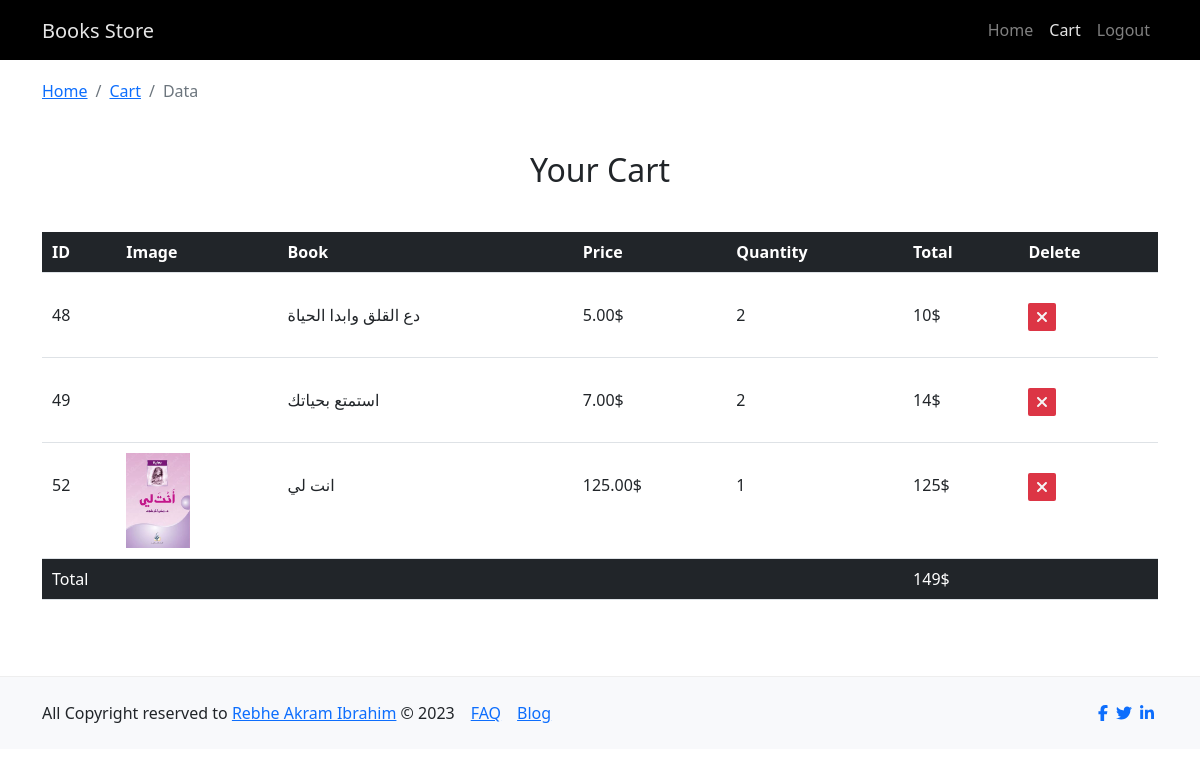
/add-to-cart.php (signed in), run on an earlier commit of the app's database.
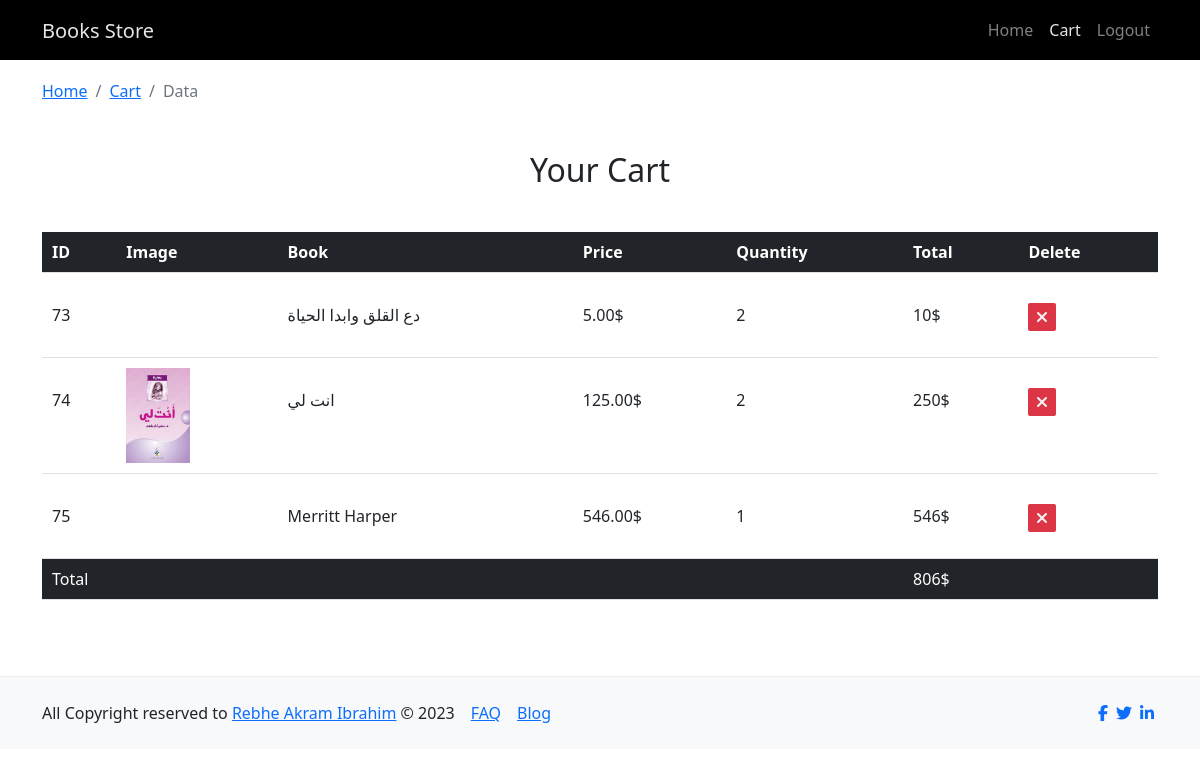
And on a later commit of the database.
### tables this page shows
CREATE TABLE `cart` (
  `id` int(11) NOT NULL,
  `book_name` varchar(200) NOT NULL,
  `book_image` varchar(200) NOT NULL,
  `book_price` varchar(200) NOT NULL,
  `user_id` int(11) NOT NULL,
  `quantity` varchar(200) NOT NULL
);

### add-to-cart.php (the view, shortened to what this page needs)
<?php include 'header.php'; ?>
<?php if (isset($_SESSION['user_id'])) { ?>
<!DOCTYPE html>
<html lang="en">
<head>
  <link rel="stylesheet" href="css/bootstrap.min.css" />
  <link rel="stylesheet" href="css/all.min.css" />
  <link rel="stylesheet" href="css/style.css" />
</head>
<body>
  <div class="header">
    <nav class="navbar navbar-expand-lg bg-black">
      <div class="container">
        <a class="navbar-brand" href="index.php">Books Store</a>
        <div class="collapse navbar-collapse justify-content-end" id="navbarNavDropdown">
          <ul class="navbar-nav right d-flex align-items-center">
            <li class="nav-item">
              <a class="nav-link" aria-current="page" href="index.php">Home</a>
            </li>
            <?php if (isset($_SESSION['user_id'])) { ?>
            <li class="nav-item">
              <a class="nav-link active" href="add-to-cart.php">Cart</a>
            </li>
            <li class="nav-item">
              <a class="nav-link" href="logout.php">Logout</a>
            </li>
            <?php } ?>
          </ul>
        </div>
      </div>
    </nav>
  </div>
  <div class="container py-3">
    <nav aria-label="breadcrumb">
      <ol class="breadcrumb">
        <li class="breadcrumb-item"><a href="index.php">Home</a></li>
        <li class="breadcrumb-item"><a href="add-to-cart.php">Cart</a></li>
        <li class="breadcrumb-item active" aria-current="page">Data</li>
      </ol>
    </nav>
  </div>
  <div class="cart">
    <h2 class="text-center lh-lg m-auto">Your Cart</h2>
    <div class="container table-responsive-sm d-flex justify-content-center align-items-center ">
      <table class="table w-100">
        <thead>
          <tr class="text-white bg-dark">
            <td>ID</td>
            <td>Image</td>
            <td>Book</td>
            <td>Price</td>
            <td>Quantity</td>
            <td>Total</td>
            <td>Delete</td>
          </tr>
        </thead>
        <tbody>
          <?php
            $sql = "SELECT *, COUNT(*) as quantity FROM cart GROUP BY book_name ORDER BY id ASC";
            $result = mysqli_query($conn, $sql);
            $totalPrice = 0;
            while ($row = mysqli_fetch_assoc($result)) {
              $quantity = $row['quantity'];
              $totalPrice += $row['book_price'] * $quantity;
            ?>
          <tr class="border-bottom">
            <td><?php echo $row['id'] ?></td>
            <td><img class="imgcart" src="<?php echo "imgs/" . $row['book_image'] ?>" alt="" /></td>
            <td><bdi><?php echo $row['book_name'] ?></bdi></td>
            <td><?php echo $row['book_price'] ?>.00$</td>
            <td><?php echo $quantity ?></td>
            <td><?php echo $row['book_price'] * $quantity ?>$</td>
            <td>
              <a onclick="return confirm('Are you sure?!');" href="add-to-cart.php?del=<?php echo $row['id'] ?>">
                <i class="fa-solid fa-xmark del-icon d-flex justify-content-center align-items-center text-center"></i>
              </a>
            </td>
          </tr>
          <?php } ?>
        </tbody>
        <tfoot>
          <tr class="text-white bg-dark">
            <td colspan="5">Total</td>
            <td colspan="2"><?php echo $totalPrice ?>$</td>
          </tr>
        </tfoot>
      </table>
    </div>
  </div>
  <div class="footer w-100 px-3 py-3">
    <div class="container d-flex justify-content-between align-items-center">
      <div class="text d-flex">
        <p class="copyrightText my-auto">
          All Copyright reserved to <a href="#">Rebhe Akram Ibrahim</a> &copy;
          2023
        </p>
        <p class="my-auto ms-3">
          <a href="faq.php">FAQ</a>
        </p>
        <p class="my-auto ms-3">
          <a href="blog.php">Blog</a>
        </p>
      </div>
      <ul class="list-unstyled d-inline-flex p-0 m-0">
        <li>
          <a class="d-block text-primary mx-1" href="#">
            <i class="fa-brands fa-facebook-f"></i>
          </a>
        </li>
        <li>
          <a class="d-block text-primary mx-1" href="#">
            <i class="fa-brands fa-twitter"></i>
          </a>
        </li>
        <li>
          <a class="d-block text-primary mx-1" href="#">
            <i class="fa-brands fa-linkedin-in"></i>
          </a>
        </li>
      </ul>
    </div>
  </div>
</body>
</html>
<?php } else {
  header("Location: index.php");
} ?>

What changed in the data, as far as the page shows it:
removed cart: id "48", book_name "دع القلق وابدا الحياة", book_price "5", quantity "2", book_price "10"
removed cart: id "49", book_name "استمتع بحياتك", book_price "7", quantity "2", book_price "14"
removed cart: id "52", book_image (picture), book_name "انت لي", book_price "125", quantity "1", $row['book_price']*$quantity "125"
added cart: id "73", book_name "دع القلق وابدا الحياة", book_price "5", quantity "2", book_price "10"
added cart: id "74", book_image (picture), book_name "انت لي", book_price "125", quantity "2", book_price "250"
added cart: id "75", book_name "Merritt Harper", book_price "546", quantity "1", $row['book_price']*$quantity "546"
Also different on the page:
$totalPrice: "149" → "806"
